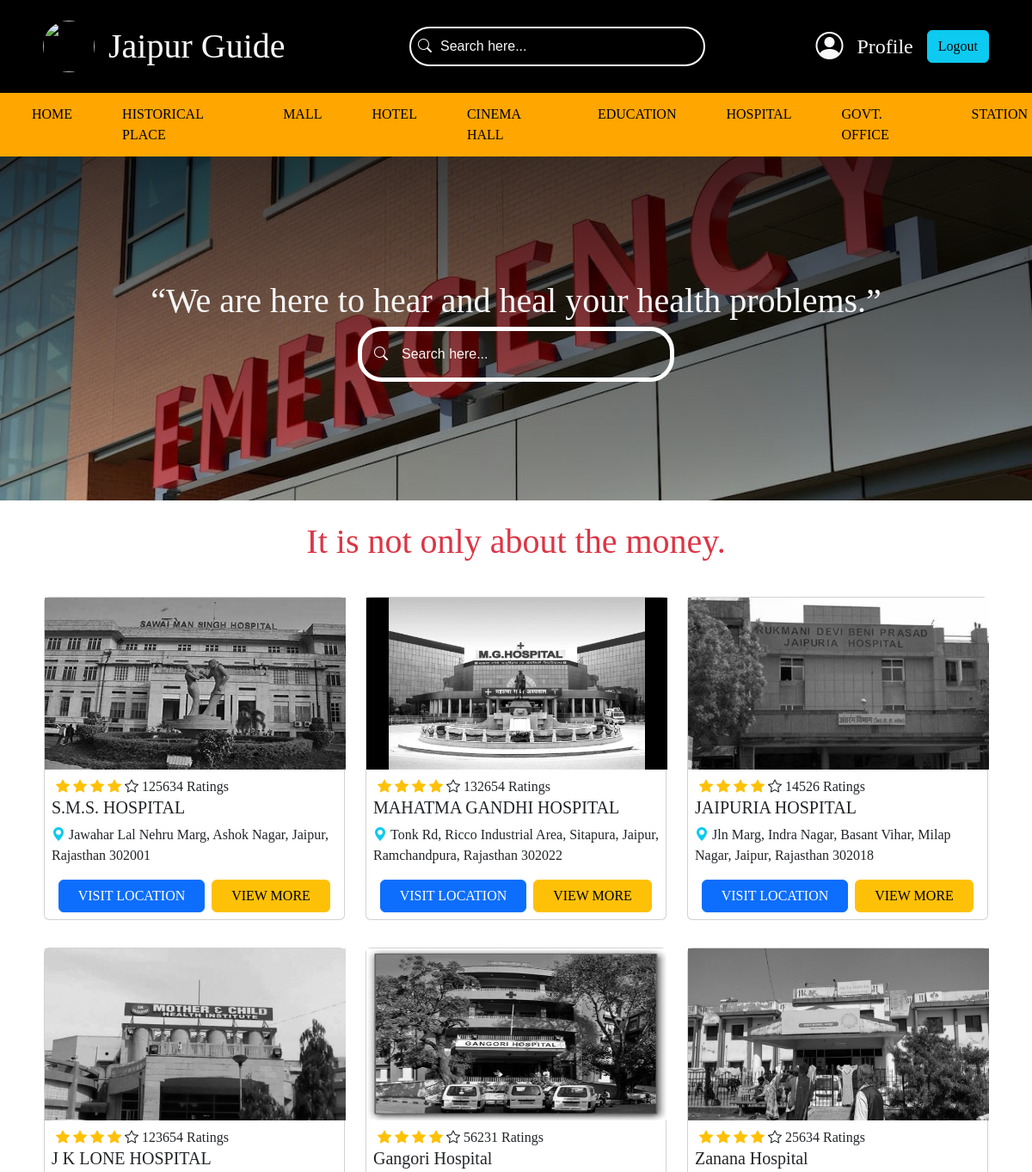
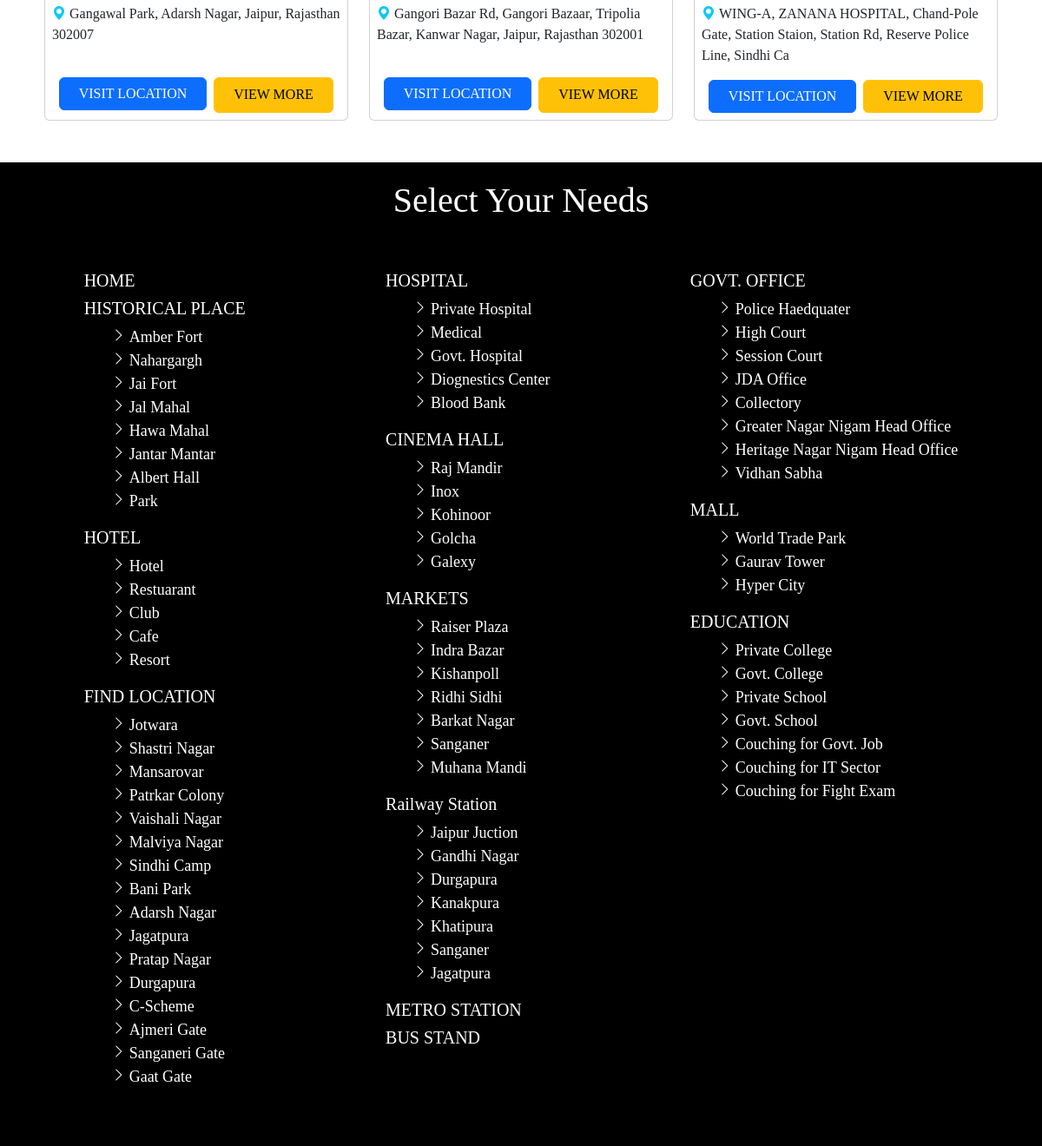
/Hospital, run on the app's committed database (2 pictures, top to bottom).
### HospitalApp/models.py (models this page shows)
class Hospital_Data(models.Model):
    Image= models.ImageField(upload_to='image')
    Name=models.CharField(max_length=50)
    Address=models.TextField(max_length=100)
    Rating=models.IntegerField()
    Location=models.CharField(max_length=1000)

### HospitalApp/views.py (the view)
# urls.py: path('', views.hospital, name='hospital')
def hospital(request):
    Hospital= Hospital_Data.objects.all()
    return render(request, "hospital/hospital.html", {"hospital":Hospital})

### templates/hospital/hospital.html (shortened to what this page needs)
{% include 'index.html'%}
{% block content %}
{% include 'header.html'%}
<div class="banner align-items-center d-flex justify-content-center flex-column" style="height: 400px;">
    <div class="tagline">
        <span>“We are here to hear and heal your health problems.”</span>
    </div>
    <div class="  ">
    <div class="search">
        <i class="bi bi-search search-icon text-light"></i>
        <input class="search-input" type="search" name="" id="" placeholder="Search here...">
    </div>
    </div>
</div>
<section class="mb-5">
    <div class="d-flex justify-content-center mt-4">
        <h1 class="text-danger">It is not only about the money.</h1>
    </div>
    <div class="d-flex  flex-wrap  gap-4 justify-content-center  mx-4 mt-4 mb-4">
      {% for Hospital in hospital %}
        <div class=" cards ">
            <div class=" card d-flex   mt-2" style="width: 350px;">
                <div id="image" >
                  <img src="{{Hospital.Image.url}}" alt="" width="350px" height="200px">
              </div>
              <div class="px-2 pt-2 pb-2" id="content">
                <div>
                    <i class="bi bi-star-fill text-warning" style="padding-left: 5px;"></i>
                    <i class="bi bi-star-fill text-warning"></i>
                    <i class="bi bi-star-fill text-warning"></i>
                    <i class="bi bi-star-fill text-warning"></i>
                    <i class="bi bi-star"></i>
                    <span>{{Hospital.Rating}} Ratings</span>
                  </div>
                <h5>{{Hospital.Name}}</h5>
                <i class="bi bi-geo-alt-fill text-info"></i><span class="fs-6 px-1">{{Hospital.Address}}</span>
              </div>
              <div class="d-flex justify-content-center mx-3 gap-2 mt-2 buttons mb-2 " id="button" >
                <a href="{{Hospital.Location}}" target="_blank">
                    <button class="btn btn-primary " style="width:170px" >VISIT LOCATION</button>
                </a>
                <button class="btn btn-warning " style="width:170px">VIEW MORE</button>
            </div>
              </div>
        </div>
    {% endfor%}
    </div>
</section>
{% include 'footer.html'%}
{% endblock%}

### templates/index.html (shortened to what this page needs)
<!DOCTYPE html>
<html lang="en">
<head>
    <link href="https://cdn.jsdelivr.net/npm/bootstrap@5.3.2/dist/css/bootstrap.min.css"
    rel="stylesheet"
>
 <link rel="stylesheet" href="https://cdn.jsdelivr.net/npm/bootstrap-icons@1.11.2/font/bootstrap-icons.min.css">
</head>
<body class="" style=" font-family: Hedvig Letters Serif">
</body>
</html>

### templates/header.html (shortened to what this page needs)
{% include 'index.html'%}
{% block content %}
{% load static %}
 <header  class="sticky-top">
     <div class="d-flex justify-content-between header" style="background-color: #000000;">
         <div class="logo  mt-4 mb-4 d-flex" >
             <img class="alberthall" src="{% static "img/hawamahal.png" %}" alt="">
             <div class="text-light fs-1 d-flex align-items-center px-3">Jaipur Guide</div>
         </div>
         <div class="d-flex align-items-center">
            <div class="  ">
                <div class="searchs">
                    <i class="bi bi-search search-icons text-light"></i>
                    <input class="search-inputs" type="search" name="" id="" placeholder="Search here...">
                </div>
                </div>
         </div>
         <div class="d-flex align-items-center">
            <i class="bi bi-person-circle fs-2 text-light  "></i>
            <span class="fs-4 text-light px-3 " >Profile</span>
            <a class="text-decoration-none text-dark" href="#">
                <button class="btn btn-info">
                    Logout
                </button>
            </a>
         </div>
     </div>
     <nav class="" >
        <ul type="none" class="d-flex gap-5 fs-6 justify-content-center pt-2 pb-2" style="margin-bottom: 0px;" >
            <a class="text-decoration-none text-dark" href="{% url 'home_page'%}"> <li class="li">HOME </li></a>
          <a class="text-decoration-none text-dark" href="{% url 'historical'%}">  <li class="li">HISTORICAL PLACE</li></a>
            <li class="li">MALL</li>
            <li class="li">HOTEL</li>
            <a class="text-decoration-none text-dark" href="{% url 'cinema'%}"><li class="li">CINEMA HALL</li></a>
            <li class="li">EDUCATION</li>
            <a class="text-decoration-none text-dark" href="{% url 'hospital'%}"><li class="li">HOSPITAL</li></a>
            <li class="li">GOVT. OFFICE</li>
            <li class="li">STATION
                 </li>
            </ul>
         </nav>
 </header>
{% endblock%}

### templates/footer.html (shortened to what this page needs)
{% include "index.html" %}
{% block content %}
<footer class="px-3  ">
    <div class="d-flex justify-content-center pb-5">
        <h1>Select Your Needs</h1>
    </div>
   <div class="d-flex  justify-content-around ">
    <div >
        <div>
            <h5>HOME</h5>
        </div>
        <div>
            <h5>HISTORICAL PLACE</h5>
            <ul type="none">
                <div class="d-flex gap-1">
                    <i class="bi bi-chevron-right"></i><li>Amber Fort</li>
                </div>
                <div class="d-flex gap-1"><i class="bi bi-chevron-right"></i><li>Nahargargh</li></div>
                <div class="d-flex gap-1"><i class="bi bi-chevron-right"></i><li>Jai Fort</li></div>
                <div class="d-flex gap-1"><i class="bi bi-chevron-right"></i><li>Jal Mahal</li></div>
                <div class="d-flex gap-1"><i class="bi bi-chevron-right"></i><li>Hawa Mahal</li></div>
                <div class="d-flex gap-1"><i class="bi bi-chevron-right"></i><li>Jantar Mantar</li></div>
                <div class="d-flex gap-1"><i class="bi bi-chevron-right"></i><li>Albert Hall</li></div>
                <div class="d-flex gap-1"><i class="bi bi-chevron-right"></i><li>Park</li></div>
            </ul>
        </div>
        <div>
            <h5>HOTEL</h5>
            <ul type="none">
                <div class="d-flex gap-1"><i class="bi bi-chevron-right"></i><li>Hotel</li></div>
                <div class="d-flex gap-1"><i class="bi bi-chevron-right"></i><li>Restuarant</li></div>
                <div class="d-flex gap-1"><i class="bi bi-chevron-right"></i><li>Club</li></div>
                <div class="d-flex gap-1"><i class="bi bi-chevron-right"></i><li>Cafe</li></div>
                <div class="d-flex gap-1"><i class="bi bi-chevron-right"></i><li>Resort</li></div>
            </ul>
        </div>
        <div>
            <h5>FIND LOCATION</h5>
            <ul type="none">
                <div class="d-flex gap-1"><i class="bi bi-chevron-right"></i><li>Jotwara</li></div>
                <div class="d-flex gap-1"><i class="bi bi-chevron-right"></i><li>Shastri Nagar</li></div>
                <div class="d-flex gap-1"><i class="bi bi-chevron-right"></i><li>Mansarovar</li></div>
                <div class="d-flex gap-1"><i class="bi bi-chevron-right"></i><li>Patrkar Colony</li></div>
                <div class="d-flex gap-1"><i class="bi bi-chevron-right"></i><li>Vaishali Nagar</li></div>
                <div class="d-flex gap-1"><i class="bi bi-chevron-right"></i><li>Malviya Nagar</li></div>
                <div class="d-flex gap-1"><i class="bi bi-chevron-right"></i><li>Sindhi Camp</li></div>
                <div class="d-flex gap-1"><i class="bi bi-chevron-right"></i><li>Bani Park</li></div>
                <div class="d-flex gap-1"><i class="bi bi-chevron-right"></i><li>Adarsh Nagar</li></div>
                <div class="d-flex gap-1"><i class="bi bi-chevron-right"></i><li>Jagatpura</li></div>
                <div class="d-flex gap-1"><i class="bi bi-chevron-right"></i><li>Pratap Nagar</li></div>
                <div class="d-flex gap-1"><i class="bi bi-chevron-right"></i><li>Durgapura</li></div>
                <div class="d-flex gap-1"><i class="bi bi-chevron-right"></i><li>C-Scheme</li></div>
                <div class="d-flex gap-1"><i class="bi bi-chevron-right"></i><li>Ajmeri Gate</li></div>
                <div class="d-flex gap-1"><i class="bi bi-chevron-right"></i><li>Sanganeri Gate</li></div>
                <div class="d-flex gap-1"><i class="bi bi-chevron-right"></i><li>Gaat Gate</li></div>
            </ul>
        </div>
    </div>
    <div>
        <div>
            <h5>HOSPITAL</h5>
        <ul type="none">
            <div class="d-flex gap-1"><i class="bi bi-chevron-right"></i><li>Private Hospital</li></div>
            <div class="d-flex gap-1"><i class="bi bi-chevron-right"></i><li>Medical</li></div>
            <div class="d-flex gap-1"><i class="bi bi-chevron-right"></i><li>Govt. Hospital</li></div>
            <div class="d-flex gap-1"><i class="bi bi-chevron-right"></i><li>Diognestics Center</li></div>
            <div class="d-flex gap-1"><i class="bi bi-chevron-right"></i><li>Blood Bank</li></div>
        </ul>
        </div>
        <div>
            <h5>CINEMA HALL</h5>
            <ul type="none">
                <div class="d-flex gap-1"><i class="bi bi-chevron-right"></i><li>Raj Mandir</li></div>
                <div class="d-flex gap-1"><i class="bi bi-chevron-right"></i><li>Inox </li></div>
                <div class="d-flex gap-1"><i class="bi bi-chevron-right"></i><li>Kohinoor</li></div>
                <div class="d-flex gap-1"><i class="bi bi-chevron-right"></i><li>Golcha</li></div>
                <div class="d-flex gap-1"><i class="bi bi-chevron-right"></i><li>Galexy</li></div>
            </ul>
        </div>
        <div>
            <h5>MARKETS</h5>
            <ul type="none">
                <div class="d-flex gap-1"><i class="bi bi-chevron-right"></i><li>Raiser Plaza </li></div>
                <div class="d-flex gap-1"><i class="bi bi-chevron-right"></i><li>Indra Bazar</li></div>
                <div class="d-flex gap-1"><i class="bi bi-chevron-right"></i><li>Kishanpoll </li></div>
                <div class="d-flex gap-1"><i class="bi bi-chevron-right"></i><li>Ridhi Sidhi </li></div>
                <div class="d-flex gap-1"><i class="bi bi-chevron-right"></i><li>Barkat Nagar</li></div>
                <div class="d-flex gap-1"><i class="bi bi-chevron-right"></i><li>Sanganer</li></div>
                <div class="d-flex gap-1"><i class="bi bi-chevron-right"></i><li>Muhana Mandi</li></div>
            </ul>
        </div>
        <div>
            <h5>Railway Station</h5>
            <ul type="none">
                <div class="d-flex gap-1"><i class="bi bi-chevron-right"></i><li>Jaipur Juction</li></div>
                <div class="d-flex gap-1"><i class="bi bi-chevron-right"></i><li>Gandhi Nagar</li></div>
                <div class="d-flex gap-1"><i class="bi bi-chevron-right"></i><li>Durgapura</li></div>
                <div class="d-flex gap-1"><i class="bi bi-chevron-right"></i><li>Kanakpura</li></div>
                <div class="d-flex gap-1"><i class="bi bi-chevron-right"></i><li>Khatipura</li></div>
                <div class="d-flex gap-1"><i class="bi bi-chevron-right"></i><li>Sanganer</li></div>
                <div class="d-flex gap-1"><i class="bi bi-chevron-right"></i><li>Jagatpura</li></div>
            </ul>
        </div>
        <div>
            <h5>METRO STATION</h5>
        </div>
        <div>
            <h5>BUS STAND</h5>
        </div>
    </div>
    <div>
        <div>
            <h5>GOVT. OFFICE</h5>
            <ul type="none">
                <div class="d-flex gap-1"><i class="bi bi-chevron-right"></i><li>Police Haedquater</li></div>
                <div class="d-flex gap-1"><i class="bi bi-chevron-right"></i><li>High Court</li></div>
                <div class="d-flex gap-1"><i class="bi bi-chevron-right"></i><li>Session Court</li></div>
                <div class="d-flex gap-1"><i class="bi bi-chevron-right"></i><li>JDA Office</li></div>
                <div class="d-flex gap-1"><i class="bi bi-chevron-right"></i><li>Collectory</li></div>
                <div class="d-flex gap-1"><i class="bi bi-chevron-right"></i><li>Greater Nagar Nigam Head Office</li></div>
                <div class="d-flex gap-1"><i class="bi bi-chevron-right"></i><li>Heritage Nagar Nigam Head Office</li></div>
                <div class="d-flex gap-1"><i class="bi bi-chevron-right"></i><li>Vidhan Sabha</li></div>
            </ul>
        </div>
        <div>
            <h5>MALL</h5>
            <ul type="none">
                <div class="d-flex gap-1"><i class="bi bi-chevron-right"></i><li>World Trade Park</li></div>
                <div class="d-flex gap-1"><i class="bi bi-chevron-right"></i><li>Gaurav Tower</li></div>
                <div class="d-flex gap-1"><i class="bi bi-chevron-right"></i><li>Hyper City</li></div>
            </ul>
        </div>
        <div>
            <h5>EDUCATION</h5>
            <ul type="none">
                <div class="d-flex gap-1"><i class="bi bi-chevron-right"></i><li>Private College</li></div>
                <div class="d-flex gap-1"><i class="bi bi-chevron-right"></i><li>Govt. College</li></div>
                <div class="d-flex gap-1"><i class="bi bi-chevron-right"></i><li>Private School</li></div>
                <div class="d-flex gap-1"><i class="bi bi-chevron-right"></i><li>Govt. School</li></div>
                <div class="d-flex gap-1"><i class="bi bi-chevron-right"></i><li>Couching for Govt. Job </li></div>
                <div class="d-flex gap-1"><i class="bi bi-chevron-right"></i><li>Couching for IT Sector</li></div>
                <div class="d-flex gap-1"><i class="bi bi-chevron-right"></i><li>Couching for Fight Exam</li></div>
            </ul>
        </div>
    </div>
   </div>
</footer>
{% endblock  %}

### templates/hospital/hospital.html (style rules this page uses)
.banner { background-image: linear-gradient(rgba(0,0,0,0.75),rgba(0,0,0,0.25)),url(../static/img/hospital/bg.jpeg); background-size: 100%; background-repeat: no-repeat; background-position: center; }
.search { --padding:14px; width: max-content; display: flex; align-items: center; border-radius: 28px; border: 5px solid white; background:transparent; padding: var(--padding); }
.search-input { font-size: 16px; font-family: 'lexend',sans-serif; color: #f6f6f6; margin-left: var(--padding); outline: none; background: transparent; border: none; width: 300px; text-shadow: yellowgreen; }
.search-input::placeholder { color: #f6f6f6; }
.tagline { font-size: 40px; color: #f6f6f6; }
#image { flex: 2; filter: grayscale(100%); }
#content { flex: 3; }
#button { flex:1; }
.cards { transform: 1.5s; display: block; display: flex; align-items: stretch; }
.card { display: block; }

### templates/header.html (style rules this page uses)
.alberthall { height: 60px; width: 60px; border-radius: 50%; }
ul { background-color: #ffa600; }
.header { padding-left: 50px; padding-right: 50px; position: relative; }
header { position: relative; }
.li { color: #000000; background-color: #ffa600; border-radius: 10px; padding: 5px; }
.searchs { --padding:8px; width: max-content; display: flex; align-items: center; border-radius: 28px; border: 2px solid white; background:transparent; padding: var(--padding); }
.search-inputs { font-size: 16px; font-family: 'lexend',sans-serif; color: #f6f6f6; margin-left: var(--padding); outline: none; background: transparent; border: none; width: 300px; text-shadow: yellowgreen; }
.search-inputs::placeholder { color: #f6f6f6; }

### templates/footer.html (style rules this page uses)
footer { background-color: #000000; color: white; padding-top: 20px; padding-bottom: 50px; }
footer ul { background-color: #000000; }
footer li { font-size: 18px; }

### data on the page
Hospital_Data: Image (picture), Rating "125634", Name "S.M.S. HOSPITAL", Address "Jawahar Lal Nehru Marg, Ashok Nagar, Jaipur, Rajasthan 302001"
Hospital_Data: Image (picture), Rating "132654", Name "MAHATMA GANDHI HOSPITAL", Address "Tonk Rd, Ricco Industrial Area, Sitapura, Jaipur, Ramchandpura, Rajasthan 302022"
Hospital_Data: Image (picture), Rating "14526", Name "JAIPURIA HOSPITAL", Address "Jln Marg, Indra Nagar, Basant Vihar, Milap Nagar, Jaipur, Rajasthan 302018"
Hospital_Data: Image (picture), Rating "123654", Name "J K LONE HOSPITAL", Address "Gangawal Park, Adarsh Nagar, Jaipur, Rajasthan 302007"
Hospital_Data: Image (picture), Rating "56231", Name "Gangori Hospital", Address "Gangori Bazar Rd, Gangori Bazaar, Tripolia Bazar, Kanwar Nagar, Jaipur, Rajasthan 302001"
Hospital_Data: Image (picture), Rating "25634", Name "Zanana Hospital", Address "WING-A, ZANANA HOSPITAL, Chand-Pole Gate, Station Staion, Station Rd, Reserve Police Line, Sindhi Ca"
